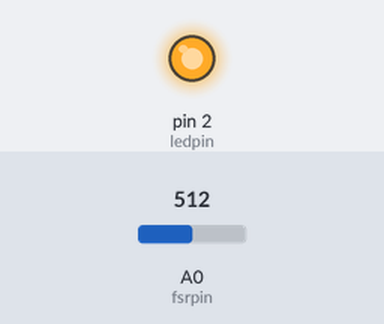
Recording of a sketch running on a simulated Arduino Uno, built with avr-gcc and run on an emulated ATmega328P. Parts: output pins drawn as LEDs (lit = HIGH). Inputs (shaded band) come from the test bench; at power-on: A0 (fsrpin) = 512. What the sketch prints to the serial monitor is not drawn.

Above: at 0.1 s.
Timing chart, 0 to 1.6 s (numbered marks = the images above):
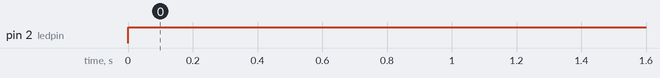

Measured:
- by itself, pin 2 (ledpin): LOW → HIGH at 0.00 s

The sketch:

FSR_402.ino
```cpp
/* Example code to use Force Sensitive Resistor (FSR) as toggle switch to control LED. More info: https://www.makerguides.com */

// Define pins:
#define fsrpin A0
#define ledpin 2

// Define variables:
int fsrreading; // The current reading from the FSR
int state = HIGH; // The current state of the output pin
int previous = 0; // The previous reading from the FSR
// The follow variables are long's because the time, measured in miliseconds, will quickly become a bigger number than can be stored in an int:
long time = 0;  // The last time the output pin was toggled
long debounce = 40; // The debounce time, increase if the output flickers

void setup() {
  // Begin serial communication at a baud rate of 9600:
  Serial.begin(9600);
  // Set ledpin as output:
  pinMode(ledpin, OUTPUT);
}

void loop() {
  // Read the FSR pin and store the output as fsrreading:
  fsrreading = analogRead(fsrpin);

  // Print the fsrreading in the serial monitor:
  Serial.println(fsrreading);

  // If the input just went from below 500 to above 500 and we've waited long enough to ignore any noise on the circuit, toggle the output pin and remember the time:
  if (fsrreading > 500 && previous < 500 && millis() - time > debounce) {
    if (state == HIGH)
      state = LOW;
    else
      state = HIGH;
    time = millis();
  }

  digitalWrite(ledpin, state);

  previous = fsrreading;
}
```
